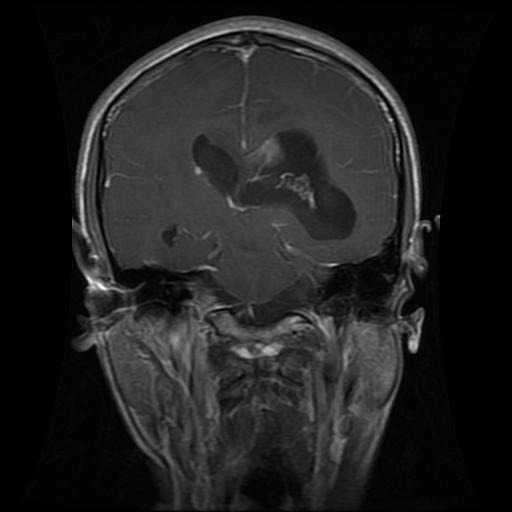
#> input picture brain-data/Training/glioma/Tr-glTr_0004.jpg, 512 x 512 px
$ python -i preprocessing.py   (imports and definitions only)
#> lines starting #> are read from the running program, lines starting #| are printed output that depends on the picture; after the words box and inside, x2 and y2 are one past the last pixel; in counts of white or black regions, pixels touching at a corner belong together
#> further down, picture is the input picture: shape (512, 512, 3); min 0, max 252, mean 32.1
import numpy as np
from tqdm import tqdm
import cv2
import os
import imutils
import sys


def crop_img(img):
	"""
	Finds the extreme points on the image and crops the rectangular out of them
	"""
	gray = cv2.cvtColor(img, cv2.COLOR_RGB2GRAY)
	gray = cv2.GaussianBlur(gray, (3, 3), 0)

	# threshold the image, then perform a series of erosions +
	# dilations to remove any small regions of noise
	thresh = cv2.threshold(gray, 45, 255, cv2.THRESH_BINARY)[1]
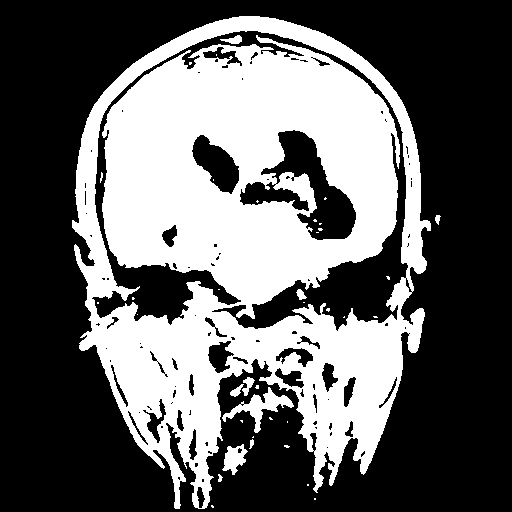
#> thresh: shape (512, 512); 38.6% white; 38 white regions (28 under 20 px), largest, box (x1, y1, x2, y2) and area: (72, 16, 431, 509) 99150, (222, 387, 294, 433) 922, (222, 444, 248, 475) 439
	thresh = cv2.erode(thresh, None, iterations=2)
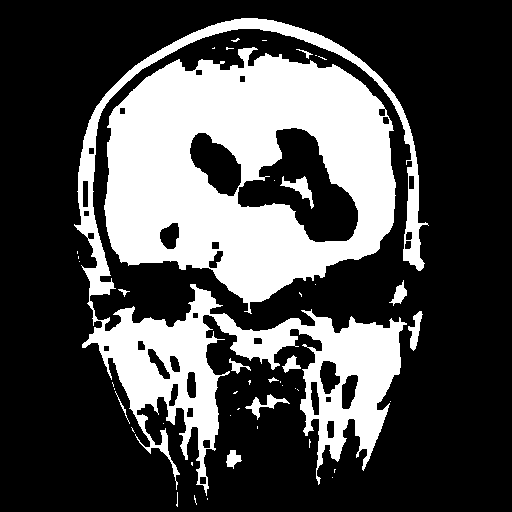
#> thresh: shape (512, 512); 29.8% white; 46 white regions (33 under 20 px), largest, box (x1, y1, x2, y2) and area: (104, 47, 396, 314) 46901, (74, 18, 429, 496) 29295, (280, 176, 314, 209) 356
	thresh = cv2.dilate(thresh, None, iterations=2)
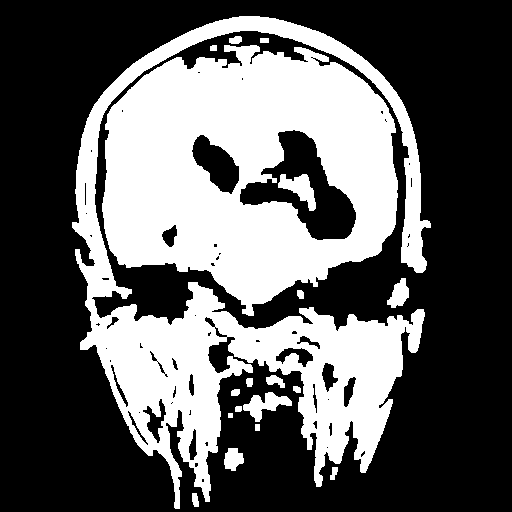
#> thresh: shape (512, 512); 37.3% white; 19 white regions

	# find contours in thresholded image, then grab the largest one
	cnts = cv2.findContours(thresh.copy(), cv2.RETR_EXTERNAL, cv2.CHAIN_APPROX_SIMPLE)
#> cnts = 18 contours, 1 with area under 20; largest, box (x1, y1, x2, y2) and area: (102, 45, 398, 316) 59092, (72, 16, 431, 509) 43574, (243, 392, 292, 422) 594, (387, 278, 409, 308) 354, (224, 448, 244, 471) 295
	cnts = imutils.grab_contours(cnts)
	c = max(cnts, key=cv2.contourArea)
#> c = contour of 511 points, box (x1, y1, x2, y2) (102, 45, 398, 316), area 59092

	# find the extreme points
	extLeft = tuple(c[c[:, :, 0].argmin()][0])
#> extLeft = (102, 203)
	extRight = tuple(c[c[:, :, 0].argmax()][0])
#> extRight = (397, 197)
	extTop = tuple(c[c[:, :, 1].argmin()][0])
#> extTop = (224, 45)
	extBot = tuple(c[c[:, :, 1].argmax()][0])
#> extBot = (248, 315)
	ADD_PIXELS = 0
	new_img = img[extTop[1]-ADD_PIXELS:extBot[1]+ADD_PIXELS, extLeft[0]-ADD_PIXELS:extRight[0]+ADD_PIXELS].copy()
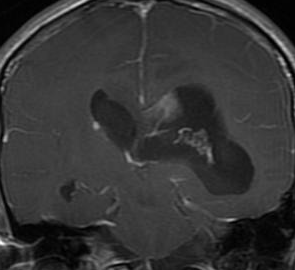
#> new_img: shape (270, 295, 3); min 0, max 252, mean 53.4

	return new_img

# [46 lines not run here, left out]

>>> import cv2
>>> picture = cv2.cvtColor(cv2.imread('brain-data/Training/glioma/Tr-glTr_0004.jpg'), cv2.COLOR_BGR2RGB)
>>> result = crop_img(picture)

$ run again, on brain-data/Training/notumor/Tr-noTr_0000.jpg
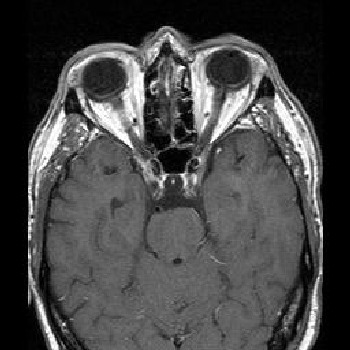
#> input picture brain-data/Training/notumor/Tr-noTr_0000.jpg, 350 x 350 px
#> picture is the input picture: shape (350, 350, 3); min 0, max 255, mean 69.7
#> in crop_img, `thresh = cv2.dilate(thresh, None, iterations=2)`:
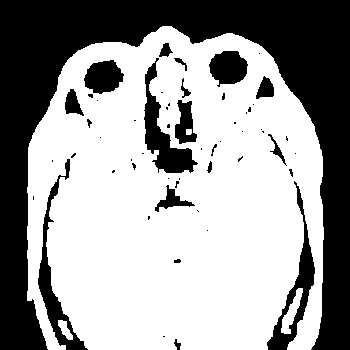
#> thresh: shape (350, 350); 61.4% white; 56 black regions (37 under 20 px)
#> cnts = 3 contours; box (x1, y1, x2, y2) and area: (27, 26, 324, 350) 79851, (281, 288, 303, 334) 344, (58, 320, 73, 340) 130
#> c = contour of 636 points, box (x1, y1, x2, y2) (27, 26, 324, 350), area 79851
#> extLeft = (27, 187)
#> extRight = (323, 239)
#> extTop = (162, 26)
#> extBot = (48, 349)
#> in crop_img, `new_img = img[extTop[1]-ADD_PIXELS:extBot[1]+ADD_PIXELS, extLeft[0]-AD..`:
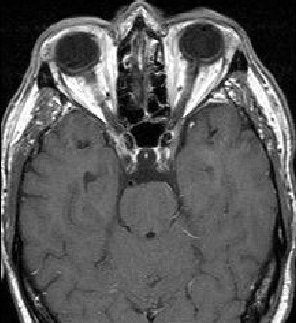
#> new_img: shape (323, 296, 3); min 0, max 255, mean 88.8
